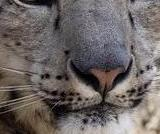
#> input picture _cache/1.jpg, 160 x 134 px
$ python -i photo_edit.py   (imports and definitions only)
#> lines starting #> are read from the running program, lines starting #| are printed output that depends on the picture
from PIL import Image
import os
from shutil import rmtree


def crop_photo(url, new_name="", height=400):

#> called with url = '../_cache/1.jpg', new_name = '', height = 400
    try:
        with Image.open(url) as img:

#> img is the input picture: PIL image 160x134 RGB; mean R, G, B 108.8, 101.7, 100.2
            (_, ext) = os.path.splitext(url)

            # crop first to avoid image stretch
            fw,fh = img.size #file w h
#> fw = 160; fh = 134
            current_ratio = fw/fh
#> current_ratio = 1.19

            # desired ratio: 1 : 1.2 <=> fw = 1.2*fh
            d_ratio = 1.2
            dw, dh = fw, fh # desired w h (temporary)
#> dw = 160; dh = 134


            if current_ratio > d_ratio:
                dw = int(fh * d_ratio)
            else:
                dh = int(fw/d_ratio)
#> dh = 133

            modified = img.crop(((fw-dw)//2,(fh-dh)//2,(fw+dw)//2,(fh+dh)//2))
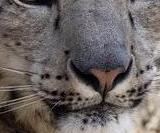
#> modified: PIL image 160x133 RGB; mean R, G, B 108.5, 101.5, 100

            # resize
            # height = 400
            modified = modified.resize((int(height * d_ratio), height))
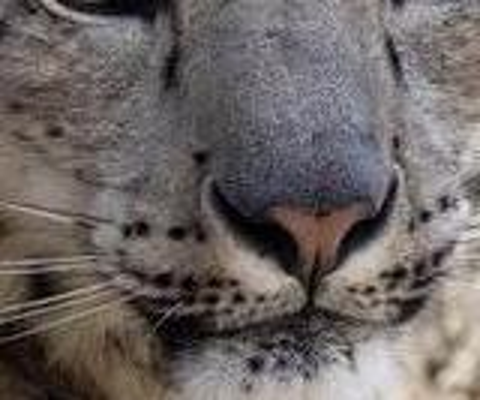
#> modified: PIL image 480x400 RGB; mean R, G, B 108.5, 101.5, 100

            # change name
            if not new_name == "":
                tmp = url.split('/')
                if len(tmp) == 1:
                    tmp = url.split('\\')
                url = ""
                for i in range(len(tmp)-1):
                    url = os.path.join(url, tmp[i])
                url = os.path.join(url, new_name+ext)

            modified.save(url, 'JPEG')
    except:
        raise Exception('no such file')


# input:
#   file_urls - list of urls, ex: [1.jpg,2.jpg,3.jpg];
#   template_url - url of the template, ex: './templates/stars.png'
# [44 lines left out: functions fill_template, double_join, not called in this run]


def display_image(path):
    img = Image.open(path)
    img.show()


# [6 lines left out: function clear_cache, not called in this run]

>>> result = crop_photo('../_cache/1.jpg')

$ run again, on _cache/2.jpg
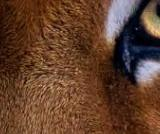
#> input picture _cache/2.jpg, 160 x 134 px
#> in crop_photo, img is the input picture: PIL image 160x134 RGB; mean R, G, B 97.6, 63.5, 43.7
#> in crop_photo, `modified = img.crop(((fw-dw)//2,(fh-dh)//2,(fw+dw)//2,(fh+dh)//2))`:
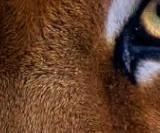
#> modified: PIL image 160x133 RGB; mean R, G, B 97.4, 63.4, 43.7

$ run again, on _cache/3.jpg
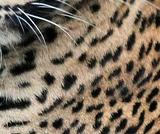
#> input picture _cache/3.jpg, 160 x 134 px
#> in crop_photo, img is the input picture: PIL image 160x134 RGB; mean R, G, B 124.9, 110.7, 94.7
#> in crop_photo, `modified = img.crop(((fw-dw)//2,(fh-dh)//2,(fw+dw)//2,(fh+dh)//2))`:
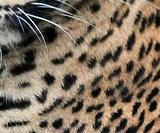
#> modified: PIL image 160x133 RGB; mean R, G, B 124.8, 110.6, 94.6
#> in crop_photo, `modified = modified.resize((int(height * d_ratio), height))`:
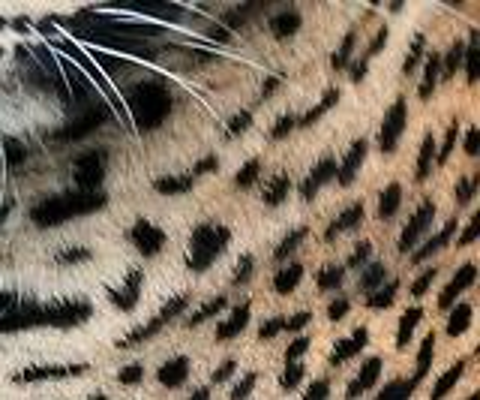
#> modified: PIL image 480x400 RGB; mean R, G, B 124.8, 110.6, 94.6
